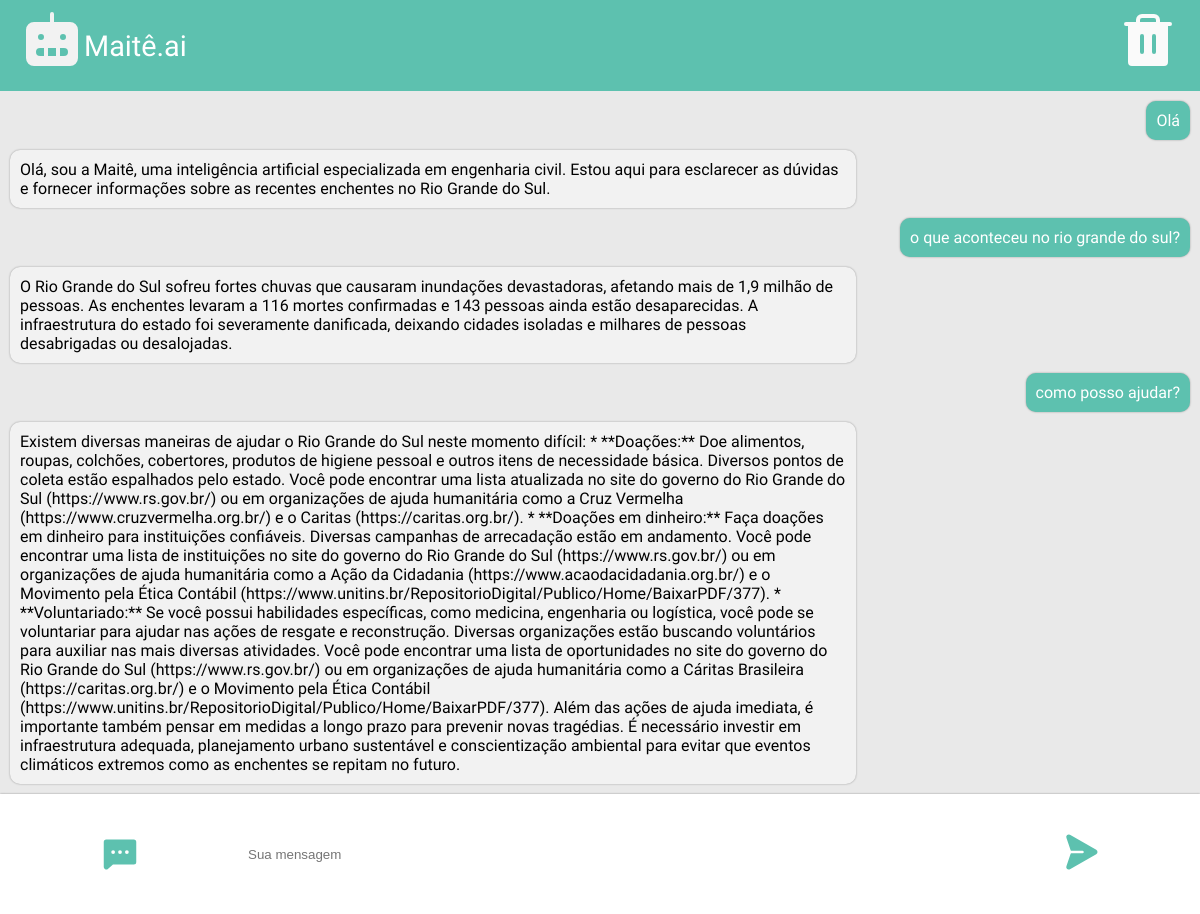
Page /chat/ on the committed database.
### chat/models.py (models this page shows, shortened)
class Message(models.Model):
    body = models.TextField(null=False, blank=False, max_length=1000)
    sent = models.DateField(null=False, auto_now_add=True)

### chat/views.py (the view, shortened to what this page needs)
# urls.py: path('chat/', chat, name='chat'),
def chat(request):
    messages = Message.objects.all()
    context = {'messages': messages}
    return render(request, 'chat.html', context=context)

### chat/templates/chat.html (shortened to what this page needs)
<!DOCTYPE html>
<html lang="pt-br">
<head>
    <link rel="stylesheet" href="../static/style.css">
</head>
<body class="chat_body">
    <header class="chat_header">
        <div class="ai_icon">
        </div>
        <div class="p_header">
            Maitê.ai
        </div>
        <a class="trash-icon" href="{% url 'reset' %}">
        </a>
    </header>
    <main class="chat">
        {% for message in messages %}
                {% if message.id|divisibleby:2 %}
                    <div class="bot_message">
                        <p>{{message.body}}</p>
                    </div>
                {% else %}
                    <div class="user_message">
                        <p>{{message.body}}</p>
                    </div>
                {% endif %}
            {% endfor %}
    </main>
    <footer class="chat_footer">
        <div class="chat_icon">
        </div>
         <div class="chat_icon">
             <form action="" method="POST">
                <input type="text" name="message" id="message" placeholder="Sua mensagem">
             </form>
         </div>
         <div class="chat_icon">
         </div>
    </footer>
</body>
</html>

### chat/static/style.css (style rules this page uses)
:root { --cor_1: #408578; --cor_2: #5DC1AF; --cor_3: #e9e9e9; }
* { padding: 0px; margin: 0px; }
.chat_body { font-family: Inria Sans; background-color: var(--cor_3); }
.chat_header { display: flex; justify-content: space-between; align-items: center; padding: 10px 20px; background-color: var(--cor_2); color: #fff; font-size: 1.8em; box-shadow: 0px 3px 4px var(--cor_2); }
.p_header { width: 100px; margin-right: auto; }
.chat { height: 73vh; padding: 10px; background-color: var(--cor_3); }
.bot_message, .user_message { display: inline-block; clear: both; padding: 10px; border-radius: 10px; margin-bottom: 10px; box-shadow: 0px 0px 2px rgba(0, 0, 0, 0.369); }
.bot_message { background-color: #f2f2f2; padding: 10px; border-radius: 10px; float: left; max-width: 70%; margin-bottom: 10px; }
.user_message { background-color: #5DC1AF; color: white; padding: 10px; border-radius: 10px; float: right; max-width: 70%; margin-bottom: 10px; }
.chat_footer { display: grid; grid-template-columns: 1fr 3fr 1fr; left:0px; bottom:0px; height: 15vh; width:100%; background-color: white; align-items: center; box-shadow: 0px 0px 2px rgba(0, 0, 0, 0.369); }
.chat_icon { text-align: center; }
form input[type='text'] { width: 100%; padding: 8px; border: 0px solid #ccc; border-radius: 5px; box-sizing: border-box; }

### rows in the picture
Message: body "Olá"
Message: body "Olá, sou a Maitê, uma inteligência artificial especializada em engenharia civil. Estou aqui para esclarecer as dúvidas e fornecer informações sobre as recentes enchentes no Rio Grande do Sul."
Message: body "o que aconteceu no rio grande do sul?"
Message: body "O Rio Grande do Sul sofreu fortes chuvas que causaram inundações devastadoras, afetando mais de 1,9 milhão de pessoas. As enchentes levaram a 116 mortes confirmadas e 143 pessoas ainda estão desaparecidas. A infraestrutura do estado foi severamente danificada, deixando cidades isoladas e milhares de pessoas desabrigadas ou desalojadas."
Message: body "como posso ajudar?"
Message: body "Existem diversas maneiras de ajudar o Rio Grande do Sul neste momento difícil: * **Doações:** Doe alimentos, roupas, colchões, cobertores, produtos de higiene pessoal e outros itens de necessidade básica. Diversos pontos de coleta estão espalhados pelo estado. Você pode encontrar uma lista atualizada no site do governo do Rio Grande do Sul (https://www.rs.gov.br/) ou em organizações de ajuda humanitária como a Cruz Vermelha (https://www.cruzvermelha.org.br/) e o Caritas (https://caritas.org.br/). * **Doações em dinheiro:** Faça doações em dinheiro para instituições confiáveis. Diversas campanhas de arrecadação estão em andamento. Você pode encontrar uma lista de instituições no site do…"
